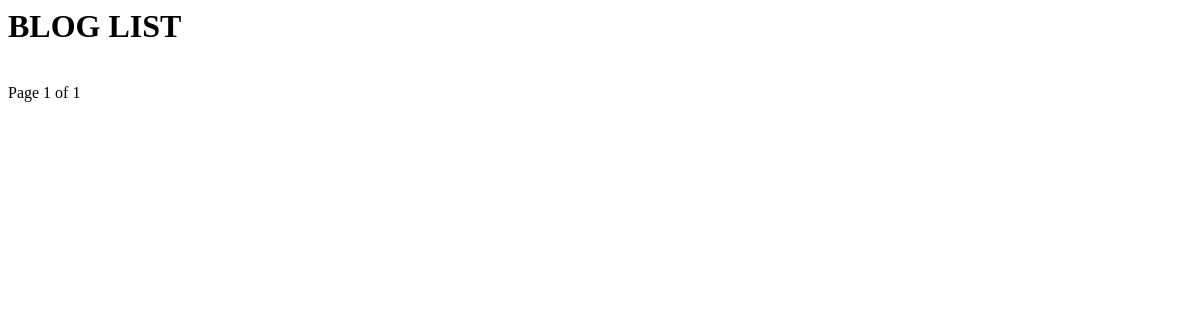
/blog/, run on an earlier commit of the app's database.
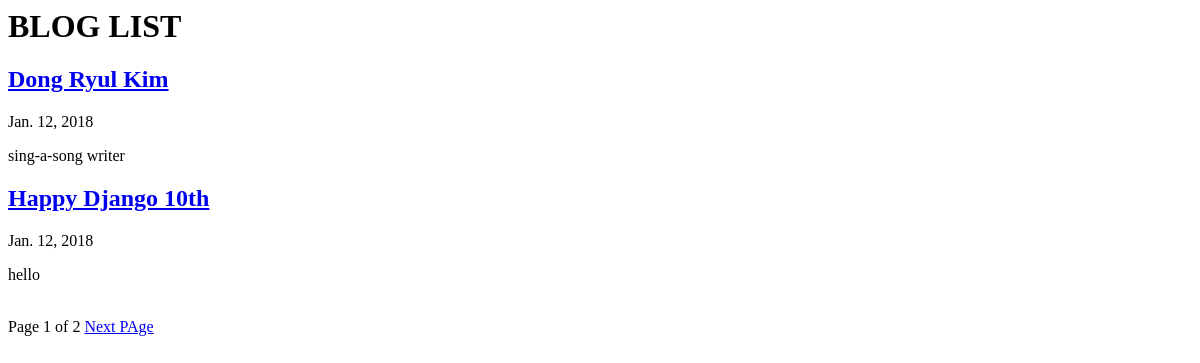
And on a later commit of the database.
### blog/models.py (models this page shows, shortened)
class Post(models.Model):
	title = models.CharField('Title',max_length=50)
	slug = models.SlugField('Slug',unique=True,allow_unicode=True,help_text='one word for title alias.')
	description = models.CharField('Description',max_length=100,blank=True,help_text='simple description text.')
	content = models.TextField('Content')
	create_date = models.DateTimeField('Create Date',auto_now_add=True)
	modify_date = models.DateTimeField('Modify Date',auto_now=True)
	class Meta:
		verbose_name = 'post'
		verbose_name_plural = 'posts'
		db_table = 'my_post'
		ordering = ('-modify_date',)
	def get_absolute_url(self):
		return reverse('blog:post_detail',args=[self.slug,]) #, not here

### blog/views.py (the view)
class PostLV(ListView):
	model = Post
	template_name ='blog/post_all.html'
	context_object_name = 'posts'
	paginate_by = 2

### blog/templates/blog/post_all.html (shortened to what this page needs)
<h1> BLOG LIST </h1>
{% for post in posts %}
	<h2><a href='{{ post.get_absolute_url }}'>{{ post.title }}</a></h2>
{{ post.modify_date|date:"N d, Y" }}
	<p>{{ post.description }}</p>
{% endfor %}
<div>
	<span>
		Page {{ page_obj.number }} of {{ page_obj.paginator.num_pages }}
		{% if page_obj.has_next %}
			<a href='?page={{ page_obj.next_page_number }}'>Next PAge</a>
		{% endif %}
	</span>
</div>

What changed in the data, as far as the page shows it:
added Post: title "Dong Ryul Kim", modify_date "Jan. 12, 2018", description "sing-a-song writer"
added Post: title "Happy Django 10th", modify_date "Jan. 12, 2018", description "hello"
Also different on the page:
{{ page_obj.paginator.num_pages }}: "1" → "2"
text now shown: "Next PAge"
